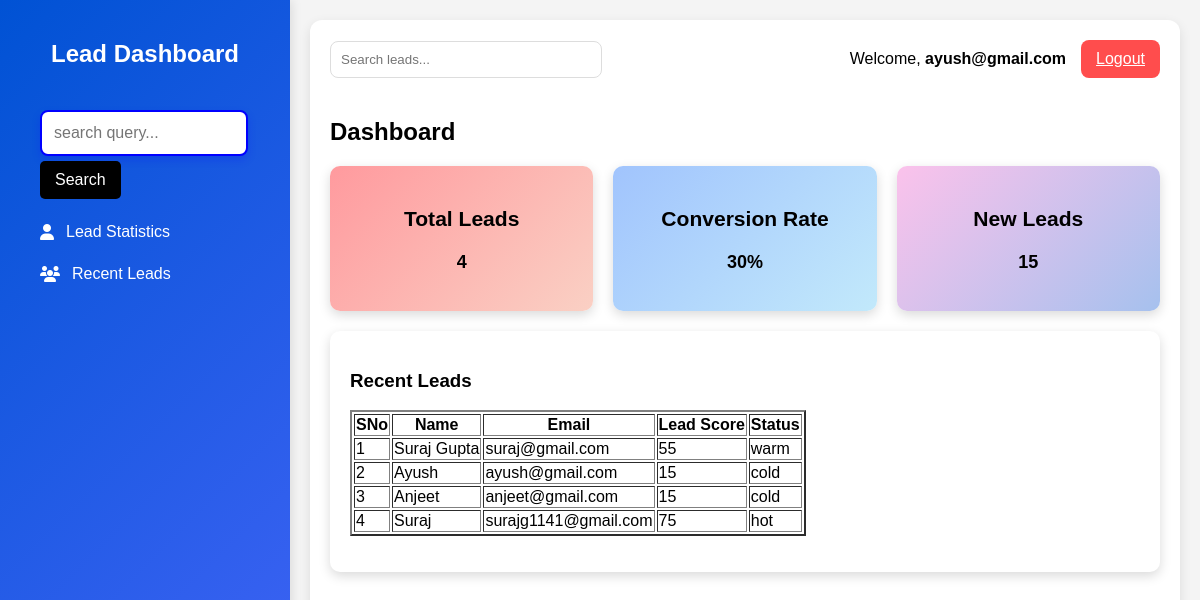
/dashboard (signed in), run on an earlier commit of the app's database.
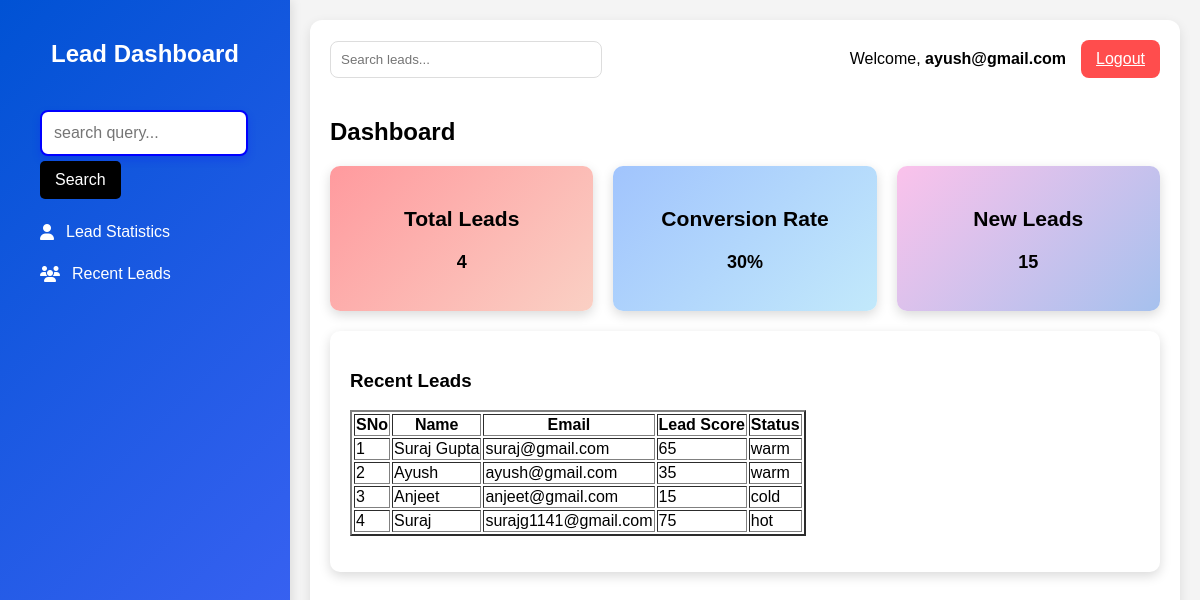
And on a later commit of the database.
### main.py (models this page shows, shortened)
class User(db.Model):
    __bind_key__ = 'db1'  # Uses user.db
    id           = db.Column(db.Integer, primary_key=True)
    name         = db.Column(db.String(100), nullable=False)
    email        = db.Column(db.String(100), unique=True)
    password     = db.Column(db.String(8))
    lead_score   = db.Column(db.Integer, nullable=False)
    status       = db.Column(db.String(10), nullable=False)

### main.py (the view, shortened to what this page needs)
@app.route('/dashboard', methods=['GET', 'POST'])
def dashboard():
    if session['email']:
        user = User.query.filter_by(email = session['email']).first()
        all_leads = User.query.all()
        count = 0
        for lead in all_leads:
            count += 1
        return render_template('dashboard.html', all_leads=all_leads, user=user, count = count)
    return redirect('/login')

### templates/dashboard.html (shortened to what this page needs)
<!DOCTYPE html>
<html lang="en">
<head>
    <link rel="stylesheet" href="static/style/dashboard.css">
</head>
<body>
    <div class="dashboard">
        <div class="sidebar">
            <h2>Lead Dashboard</h2>
            <div class="menu">
                <div class="menu-item">
                    <form action="/dashboard" method="post">
                        <input type="text" name="query" , id="query" class="search-input" placeholder="search query...">
                        <button type="submit" class="search-button">Search</button>
                    </form>
                </div>
                <div class="menu-item"><i class="fas fa-user"></i> Lead Statistics</div>
                <div class="menu-item"><i class="fas fa-users"></i> Recent Leads</div>
            </div>
        </div>
        <div class="main-content">
            <div class="top-bar">
                <div class="search-bar">
                    <input type="text" placeholder="Search leads...">
                </div>
                <div class="user-info">
                    <span>Welcome, <strong>{{ user.email }}</strong></span>
                    <a href="/login" class="logout-btn">Logout</a>
                </div>
            </div>
            <h2>Dashboard</h2>
            <div class="stats">
                <div class="stat-box">
                    <h3>Total Leads</h3>
                    <p id="total-leads"> {{ count }} </p>
                </div>
                <div class="stat-box" style="background: linear-gradient(135deg, #a1c4fd, #c2e9fb);">
                    <h3>Conversion Rate</h3>
                    <p id="conversion-rate">30%</p>
                </div>
                <div class="stat-box" style="background: linear-gradient(135deg, #fbc2eb, #a6c1ee);">
                    <h3>New Leads</h3>
                    <p id="new-leads">15</p>
                </div>
            </div>
            <div class="recent-leads">
                <h3>Recent Leads</h3>
                <ul class="lead-list" id="lead-list">
                    <div class="container">
                        <div class="table-responsive">
                            <table class="table table-bordered" border="2px">
                                <thead>
                                    <tr>
                                        <th>SNo</th>
                                        <th>Name</th>
                                        <th>Email</th>
                                        <th>Lead Score</th>
                                        <th>Status</th>
                                    </tr>
                                </thead>
                                <tbody>
                                    {% for visitor in all_leads %}
                                    <tr>
                                        <td>{{ loop.index }}</td>
                                        <td>{{ visitor.name }}</td>
                                        <td>{{ visitor.email }}</td>
                                        <td>{{ visitor.lead_score }}</td>
                                        <td>{{ visitor.status }}</td>
                                    </tr>
                                    {% endfor %}
                                </tbody>
                            </table>
                        </div>
                    </div>
                </ul>
            </div>
        </div>
    </div>
</body>
</html>

What changed in the data, as far as the page shows it:
changed User "Ayush": lead_score "15" → "35"; status "cold" → "warm"
changed User "Suraj Gupta": lead_score "55" → "65"
